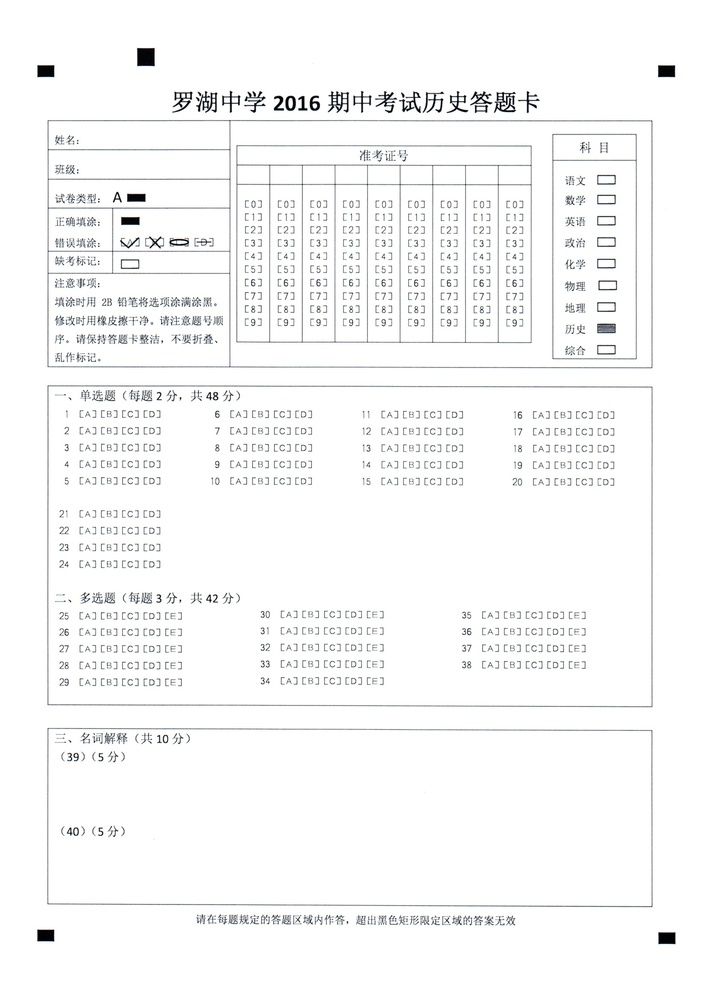
//> input picture CornerCheck/1.jpg, 706 x 999 px, shrunk from 1653 x 2338 before the run
$ ./main   (built with g++ and OpenCV 4)
//> lines starting //> are read from the running program, lines starting //| are printed output that depends on the picture; after the words box and inside, x2 and y2 are one past the last pixel; in counts of white or black regions, pixels touching at a corner belong together
### TesseractTest/MouseSelect.h
#pragma once
#ifndef __MOUSESELECT_H__
#define __MOUSESELECT_H__

#include <opencv2/opencv.hpp>
#include <iostream>

#define MAX_OBJECTS    10
using namespace cv;
//using namespace std;
typedef struct MouseSelectParams
{
	std::vector<Point> pts;        //Points of selected
	char        *win_name;
	Mat            *image;
	unsigned int mode;        //1 Point,2 Rect
	int             n;            // selected object number
}MouseSelectParams;

void on_mouse(int event, int x, int y, int flags, void *param);
class MouseSelect
{
public:
	MouseSelect();
	~MouseSelect();

	void select_rect(Mat &frame);
	void select_point(Mat &frame);

	std::vector<Point> vPoints;
	std::vector<Rect> vRects;
	unsigned int obj_selected;
private:
	int get_rects(Mat &frame);
	int get_points(Mat &frame);

};
#endif

### TesseractTest/MouseSelect.cpp
#include "MouseSelect.h"

MouseSelectParams *g_mousep;
MouseSelect::MouseSelect() {}

MouseSelect::~MouseSelect() {}

void MouseSelect::select_rect(Mat &frame)
{
	obj_selected = 0;
	while (0 == obj_selected)
	{
		obj_selected = get_rects(frame);
		if (obj_selected == 0)
		{
			std::cout << "You haven't selected any rectangles. " << std::endl;
		}
	}
}

// [12 lines left out: function select_point, not called in this run]

int MouseSelect::get_rects(Mat &frame)
{
	char *win_name = "Init Frame";
	MouseSelectParams params;
	params.win_name = win_name;
	params.image = &frame;
	params.n = 0;
	params.mode = 2;
	namedWindow(win_name, WINDOW_AUTOSIZE);
	imshow(win_name, frame);

	g_mousep = &params;
	setMouseCallback(win_name, on_mouse, 0);
	waitKey(0);
	destroyWindow(win_name);

	int x1, x2, y1, y2, w, h;
	Rect rt;
	Point pt1, pt2;
	std::cout << "Point Num: " << params.pts.size() << " Object Num: " << params.n << " Object Type: Rect." << std::endl;
	for (int i = 0; i < params.pts.size(); i += 2)
	{
		pt1 = params.pts[i];
		pt2 = params.pts[i + 1];
		x1 = min(pt1.x, pt2.x);
		x2 = max(pt1.x, pt2.x);
		y1 = min(pt1.y, pt2.y);
		y2 = max(pt1.y, pt2.y);
		w = x2 - x1;
		h = y2 - y1;
		w = (w % 2) ? w : w + 1;
		h = (h % 2) ? h : h + 1;
		rt.x = x1;
		rt.y = y1;
		rt.width = w;
		rt.height = h;
		vRects.push_back(rt);
	}
	return params.n;
}

// [25 lines left out: function get_points, not called in this run]

void on_mouse(int event, int x, int y, int flags, void *param)
{
	int        n;
	static bool pressed = false;
	static Point cur_pt;
	static Point prev_pt;
	/* on left button press, remember first corner of rectangle around object */
	if (event == CV_EVENT_LBUTTONDOWN)
	{
		n = g_mousep->n;
		if (n == MAX_OBJECTS)
		{
			return;
		}
		prev_pt.x = x;
		prev_pt.y = y;
		//cout<<prev_pt.x <<","<<prev_pt.y<<" "<<cur_pt.x<<","<<cur_pt.y<<endl;
		pressed = true;
	}
	/* on left button up, finalise the rectangle and draw it in black */
	else if (event == CV_EVENT_LBUTTONUP && pressed)
	{
		/* 1 == mode for selecting points */
		if (1 == g_mousep->mode)
		{
			n = g_mousep->n;
			if (n == MAX_OBJECTS)
			{
				return;
			}
			cur_pt.x = x;
			cur_pt.y = y;
			g_mousep->pts.push_back(cur_pt);
			int radius = 3;
			circle(*g_mousep->image, cur_pt, radius, CV_RGB(255, 0, 0));
			imshow(g_mousep->win_name, *g_mousep->image);
			pressed = false;
			g_mousep->n++;
		}
		/* 2 == mode for selecting rectangles */
		else if (2 == g_mousep->mode)
		{
			n = g_mousep->n;
			if (n == MAX_OBJECTS)
			{
				return;
			}
			cur_pt.x = x;
			cur_pt.y = y;
			g_mousep->pts.push_back(prev_pt);
			g_mousep->pts.push_back(cur_pt);

//			g_mousep->rt = CvRect(prev_pt.x, prev_pt.y, cur_pt.x - prev_pt.x, cur_pt.y - prev_pt.y);
			//    cout<<prev_pt.x <<","<<prev_pt.y<<" "<<cur_pt.x<<","<<cur_pt.y<<endl;
			rectangle(*g_mousep->image, prev_pt, cur_pt, CV_RGB(0, 0, 255));
			imshow(g_mousep->win_name, *g_mousep->image);
			pressed = false;
			g_mousep->n++;
		}
		else if (3 == g_mousep->mode)
		{
			n = g_mousep->n;

		}
	}
	else if (event == CV_EVENT_MOUSEMOVE && pressed && CV_EVENT_FLAG_LBUTTON)
	{
		if (2 == g_mousep->mode)
		{
			n = g_mousep->n;
			if (n == MAX_OBJECTS)
			{
				return;
			}
			cur_pt.x = x;
			cur_pt.y = y;
			Mat tmp = (*g_mousep->image).clone();
			//cout<<prev_pt.x <<","<<prev_pt.y<<" "<<cur_pt.x<<","<<cur_pt.y<<endl;
			rectangle(tmp, prev_pt, cur_pt, CV_RGB(0, 255, 0));
			imshow(g_mousep->win_name, tmp);
		}
	}
}

### CornerCheck/main.cpp
//-----------------------------------【程序说明】----------------------------------------------
//		程序名称:：《【OpenCV入门教程之十六】OpenCV角点检测之Harris角点检测》 博文配套源码
//		开发所用IDE版本：Visual Studio 2010
//		开发所用OpenCV版本：	2.4.9
//		2014年6月8日 Created by 浅墨
//		浅墨的微博：@浅墨_毛星云 http://weibo.com/1723155442
//		浅墨的知乎：http://www.zhihu.com/people/mao-xing-yun
//		浅墨的豆瓣：http://www.douban.com/people/53426472/
//----------------------------------------------------------------------------------------------

//-----------------------------------【头文件包含部分】---------------------------------------
//		描述：包含程序所依赖的头文件
//----------------------------------------------------------------------------------------------
#include <opencv2/opencv.hpp>
#include "opencv2/highgui/highgui.hpp"
#include "opencv2/imgproc/imgproc.hpp"

#include "MouseSelect.h"
//-----------------------------------【命名空间声明部分】--------------------------------------
//		描述：包含程序所使用的命名空间
//-----------------------------------------------------------------------------------------------
using namespace cv;
using namespace std;

//-----------------------------------【宏定义部分】--------------------------------------------
//  描述：定义一些辅助宏
//------------------------------------------------------------------------------------------------
#define WINDOW_NAME1 "【程序窗口1】"        //为窗口标题定义的宏
#define WINDOW_NAME2 "【程序窗口2】"        //为窗口标题定义的宏

//-----------------------------------【全局变量声明部分】--------------------------------------
//		描述：全局变量声明
//-----------------------------------------------------------------------------------------------
Mat g_srcImage, g_srcImage1, g_grayImage;
int thresh = 30; //当前阈值
int max_thresh = 175; //最大阈值


//-----------------------------------【全局函数声明部分】--------------------------------------
//		描述：全局函数声明
//-----------------------------------------------------------------------------------------------
void on_CornerHarris(int, void*);//回调函数

//-----------------------------------【main( )函数】--------------------------------------------
//		描述：控制台应用程序的入口函数，我们的程序从这里开始执行
//-----------------------------------------------------------------------------------------------
int main(int argc, char** argv)
{
	//【0】改变console字体颜色
	system("color 3F");

	cv::Mat src = cv::imread("1.jpg");	//answerCard.png	test	card1.png  00000051.Tif
//> src is the input picture: 999 rows x 706 cols, CV_8UC3; mean B, G, R 247.8, 247.8, 247.5

	MouseSelect mouse;
	mouse.select_rect(src.clone());
//> the loop in select_rect, `while (0 == obj_selected)` made 1 pass; the left mouse button is pressed at (176, 249)
//> obj_selected on pass 1: 1
//> pass 1, in on_mouse (call 2), `imshow(g_mousep->win_name, tmp);`:
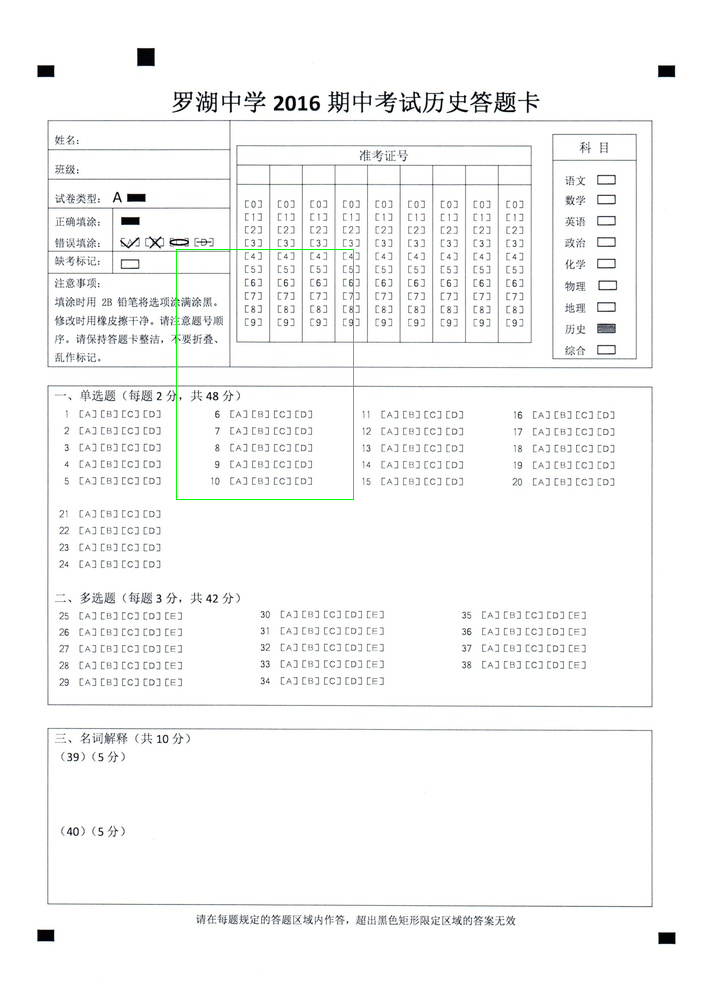
//> window 'Init Frame': 999 rows x 706 cols, CV_8UC3; mean B, G, R 247.5, 247.8, 247.2
//> pass 1, in on_mouse (call 3), `imshow(g_mousep->win_name, tmp);`:
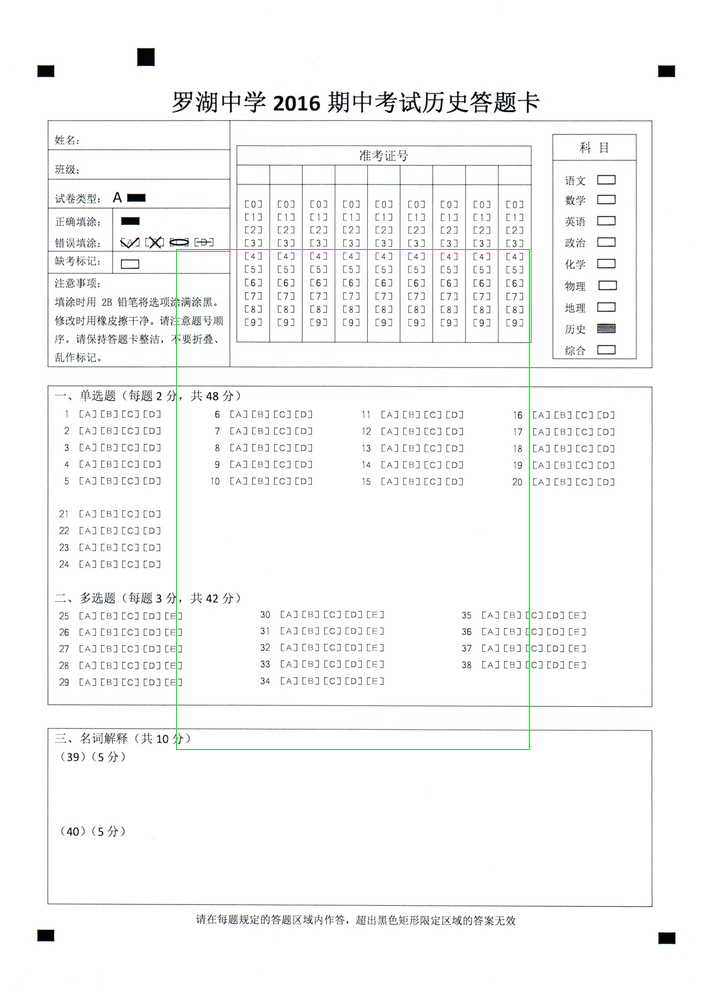
//> window 'Init Frame': 999 rows x 706 cols, CV_8UC3; mean B, G, R 247.2, 247.8, 246.9
//> pass 1, in on_mouse (call 4), `imshow(g_mousep->win_name, *g_mousep->image);`:
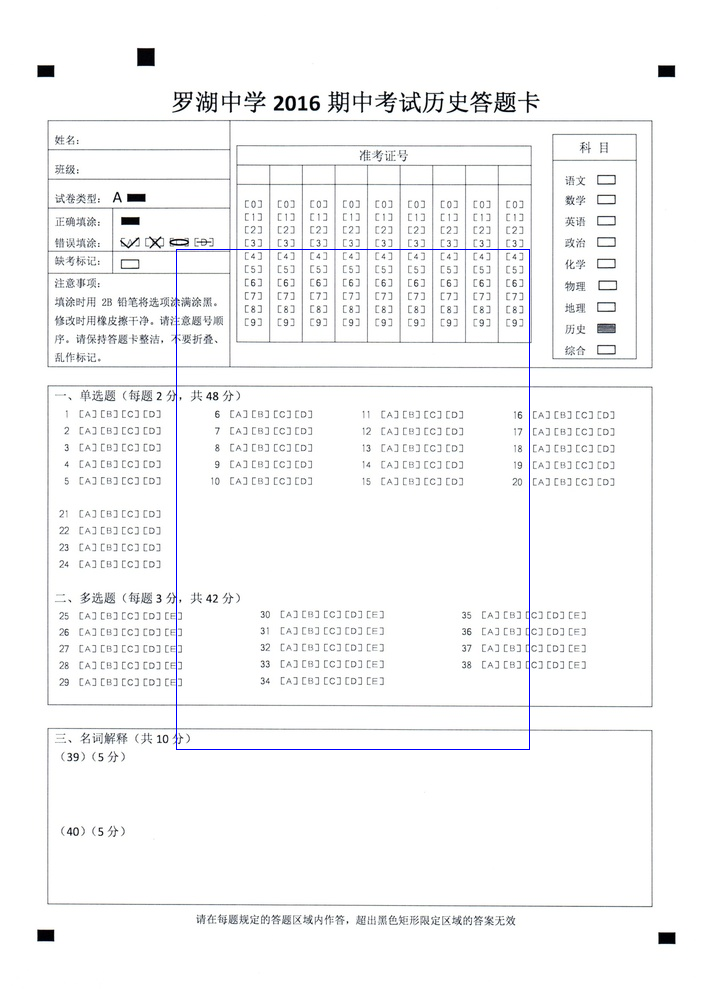
//> window 'Init Frame': 999 rows x 706 cols, CV_8UC3; mean B, G, R 247.8, 247.2, 246.9
	g_srcImage = src(mouse.vRects[0]);
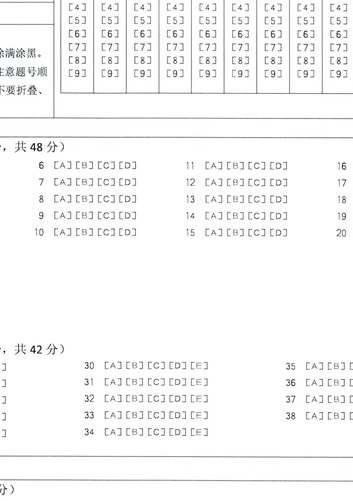
//> g_srcImage: 501 rows x 353 cols, CV_8UC3; mean B, G, R 247.4, 247.4, 247.1

	//	mouse.select_rect(src.clone());
	Mat imag_ch3 = src(mouse.vRects[1]);

	imshow("原始图", g_srcImage);
	g_srcImage1 = g_srcImage.clone();

	//【2】存留一张灰度图
	cvtColor(g_srcImage1, g_grayImage, CV_BGR2GRAY);

	//【3】创建窗口和滚动条
	namedWindow(WINDOW_NAME1, CV_WINDOW_AUTOSIZE);
	createTrackbar("阈值: ", WINDOW_NAME1, &thresh, max_thresh, on_CornerHarris);

	//【4】调用一次回调函数，进行初始化
	on_CornerHarris(0, 0);


	waitKey(0);
	return(0);
}

	//-----------------------------------【on_HoughLines( )函数】--------------------------------
	//		描述：回调函数
	//----------------------------------------------------------------------------------------------

	void on_CornerHarris(int, void*)
	{
		//---------------------------【1】定义一些局部变量-----------------------------
		Mat dstImage;//目标图
		Mat normImage;//归一化后的图
		Mat scaledImage;//线性变换后的八位无符号整型的图

		//---------------------------【2】初始化---------------------------------------
		//置零当前需要显示的两幅图，即清除上一次调用此函数时他们的值
		dstImage = Mat::zeros(g_srcImage.size(), CV_32FC1);
		g_srcImage1 = g_srcImage.clone();

		//---------------------------【3】正式检测-------------------------------------
		//进行角点检测
		cornerHarris(g_grayImage, dstImage, 2, 3, 0.04, BORDER_DEFAULT);
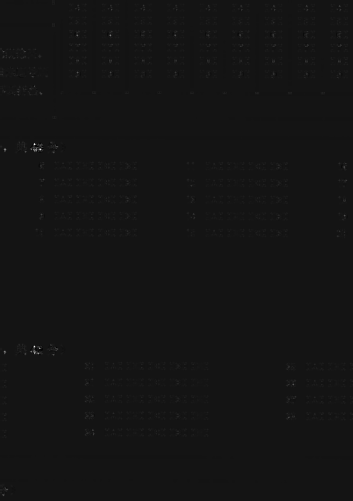
//> dstImage: 501 rows x 353 cols, CV_32FC1; min -0.00433, max 0.0483, mean 4.27e-05; drawn with min black and max white

		// 归一化与转换
		normalize(dstImage, normImage, 0, 255, NORM_MINMAX, CV_32FC1, Mat());
		convertScaleAbs(normImage, scaledImage);//将归一化后的图线性变换成8位无符号整型

		//---------------------------【4】进行绘制-------------------------------------
		// 将检测到的，且符合阈值条件的角点绘制出来
		for (int j = 0; j < normImage.rows; j++)
		{
			for (int i = 0; i < normImage.cols; i++)
			{
				if ((int)normImage.at<float>(j, i) > thresh + 80)
				{
					circle(g_srcImage1, Point(i, j), 5, Scalar(10, 10, 255), 2, 8, 0);
					circle(scaledImage, Point(i, j), 5, Scalar(0, 10, 255), 2, 8, 0);
				}
			}
		}
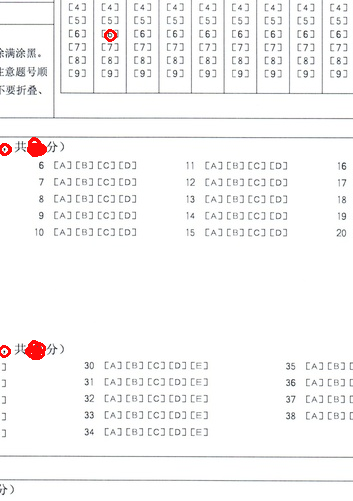
//> g_srcImage1: 501 rows x 353 cols, CV_8UC3; 0.48% of pixels changed, all inside (x1, y1, x2, y2) = (0, 29, 117, 360)
//> scaledImage: 501 rows x 353 cols, CV_8UC1; min 0, max 127, mean 21.1
		//---------------------------【4】显示最终效果---------------------------------
		imshow(WINDOW_NAME1, g_srcImage1);
		imshow(WINDOW_NAME2, scaledImage);

	}

	//-----------------------------------【ShowHelpText( )函数】----------------------------------
	//		描述：输出一些帮助信息
	//----------------------------------------------------------------------------------------------
	static void ShowHelpText()
	{
		//输出一些帮助信息
		printf("【欢迎来到Harris角点检测示例程序~】");
		printf(" 请调整滚动条观察图像效果~");
	}

$ run again, with RectDect/card1.png saved as CornerCheck/1.jpg
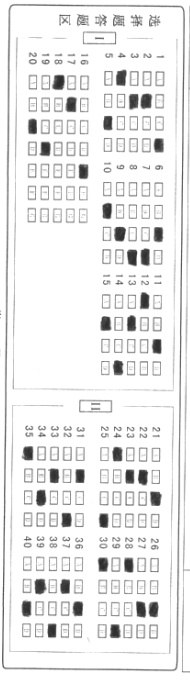
//> input picture RectDect/card1.png, 190 x 682 px
//> src is the input picture: 682 rows x 190 cols, CV_8UC3; min 39, max 255, mean 235.5
//> the loop in select_rect, `while (0 == obj_selected)` made 1 pass; the left mouse button is pressed at (47, 170)
//> obj_selected on pass 1: 1
//> after the loop in on_CornerHarris, `for (int j = 0; j < normImage.rows; j++)`:
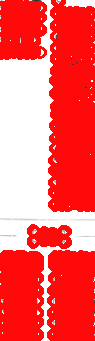
//> g_srcImage1: 341 rows x 95 cols, CV_8UC3; mean B, G, R 98.8, 98.8, 254.1
//> after the loop in on_CornerHarris, `for (int j = 0; j < normImage.rows; j++)`:
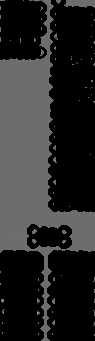
//> scaledImage: 341 rows x 95 cols, CV_8UC1; min 0, max 175, mean 39.8

$ run again, with bin/00000051.Tif saved as CornerCheck/1.jpg
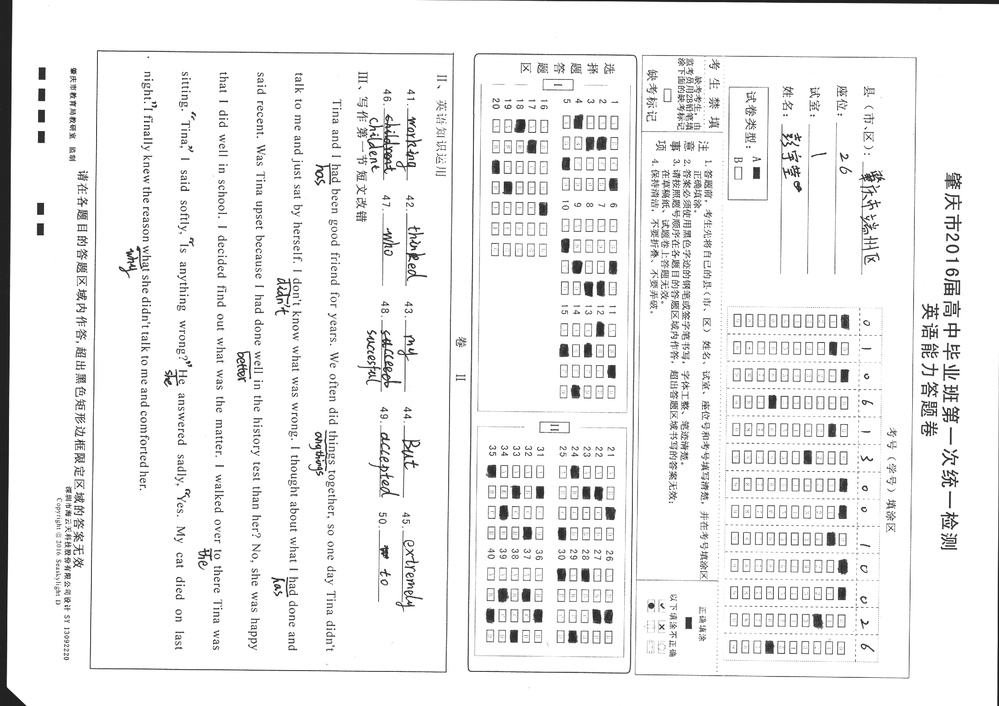
//> input picture bin/00000051.Tif, 999 x 706 px, shrunk from 2338 x 1653 before the run
//> src is the input picture: 706 rows x 999 cols, CV_8UC3; min 13, max 255, mean 239.7
//> the loop in select_rect, `while (0 == obj_selected)` made 1 pass; the left mouse button is pressed at (249, 176)
//> obj_selected on pass 1: 1
//> after the loop in on_CornerHarris, `for (int j = 0; j < normImage.rows; j++)`:
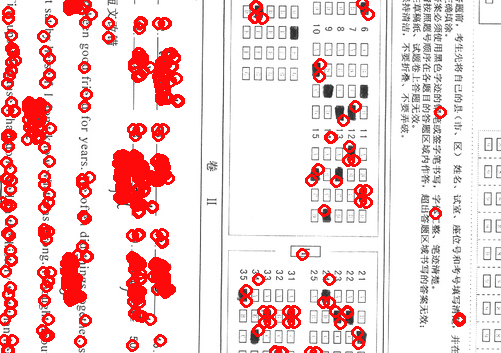
//> g_srcImage1: 353 rows x 501 cols, CV_8UC3; mean B, G, R 213.9, 213.9, 243
//> after the loop in on_CornerHarris, `for (int j = 0; j < normImage.rows; j++)`:
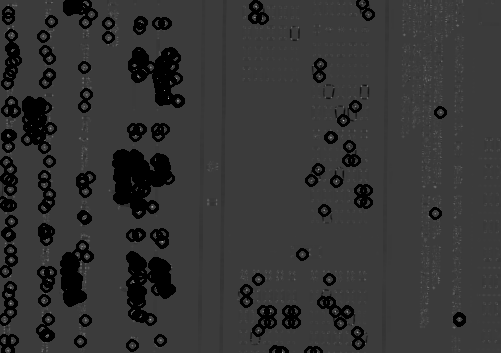
//> scaledImage: 353 rows x 501 cols, CV_8UC1; min 0, max 196, mean 52.3
